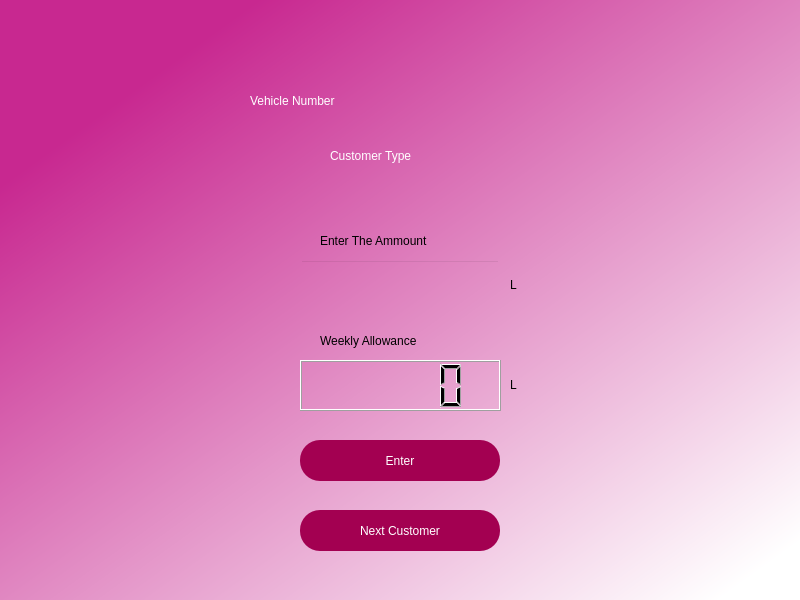
<?xml version="1.0" encoding="UTF-8"?>
<ui version="4.0">
 <class>Dialog</class>
 <widget class="QDialog" name="Dialog">
  <property name="geometry">
   <rect>
    <x>0</x>
    <y>0</y>
    <width>800</width>
    <height>600</height>
   </rect>
  </property>
  <property name="windowTitle">
   <string>Dialog</string>
  </property>
  <property name="styleSheet">
   <string notr="true"/>
  </property>
  <widget class="QWidget" name="widget" native="true">
   <property name="geometry">
    <rect>
     <x>0</x>
     <y>0</y>
     <width>800</width>
     <height>600</height>
    </rect>
   </property>
   <property name="styleSheet">
    <string notr="true">QWidget#widget{
background-color: qlineargradient(spread:pad, x1:0, y1:0, x2:0.942591, y2:0.977, stop:0.164773 rgba(200, 40, 144, 255), stop:0.988636 rgba(255, 255, 255, 255))}

</string>
   </property>
   <widget class="QLabel" name="number_label">
    <property name="geometry">
     <rect>
      <x>250</x>
      <y>70</y>
      <width>300</width>
      <height>61</height>
     </rect>
    </property>
    <property name="styleSheet">
     <string notr="true">
font: 36pt &quot;Poor Richard&quot;;
color: rgb(255, 255, 255);</string>
    </property>
    <property name="text">
     <string>Vehicle Number</string>
    </property>
   </widget>
   <widget class="QLCDNumber" name="lcdsuper">
    <property name="geometry">
     <rect>
      <x>300</x>
      <y>360</y>
      <width>201</width>
      <height>51</height>
     </rect>
    </property>
    <property name="styleSheet">
     <string notr="true">font: 16pt &quot;MS Shell Dlg 2&quot;;
border-color: rgb(3, 3, 3);</string>
    </property>
   </widget>
   <widget class="QLineEdit" name="line_amount">
    <property name="geometry">
     <rect>
      <x>300</x>
      <y>260</y>
      <width>200</width>
      <height>50</height>
     </rect>
    </property>
    <property name="styleSheet">
     <string notr="true">background-color: rgba(0, 0, 0,0);
font: 14pt &quot;MS Shell Dlg 2&quot;;</string>
    </property>
   </widget>
   <widget class="QLabel" name="label_8">
    <property name="geometry">
     <rect>
      <x>320</x>
      <y>230</y>
      <width>160</width>
      <height>21</height>
     </rect>
    </property>
    <property name="styleSheet">
     <string notr="true">color: rgb(0, 0, 0);

font: 16pt &quot;Poor Richard&quot;;
</string>
    </property>
    <property name="text">
     <string>Enter The Ammount</string>
    </property>
    <property name="scaledContents">
     <bool>false</bool>
    </property>
    <property name="wordWrap">
     <bool>false</bool>
    </property>
   </widget>
   <widget class="QPushButton" name="next_Button">
    <property name="geometry">
     <rect>
      <x>300</x>
      <y>440</y>
      <width>200</width>
      <height>41</height>
     </rect>
    </property>
    <property name="styleSheet">
     <string notr="true">border-radius:20px;
font: 19pt &quot;Poor Richard&quot;;
color: rgb(255, 255, 255);
background-color: rgb(163, 0, 81);</string>
    </property>
    <property name="text">
     <string>Enter</string>
    </property>
   </widget>
   <widget class="QLabel" name="cust_label">
    <property name="geometry">
     <rect>
      <x>330</x>
      <y>140</y>
      <width>150</width>
      <height>31</height>
     </rect>
    </property>
    <property name="styleSheet">
     <string notr="true">font: 75 36pt &quot;MS Shell Dlg 2&quot;;
font: 20pt &quot;Poor Richard&quot;;
color: rgb(255, 255, 255);</string>
    </property>
    <property name="text">
     <string>Customer Type</string>
    </property>
   </widget>
   <widget class="QLabel" name="name_label">
    <property name="geometry">
     <rect>
      <x>10</x>
      <y>170</y>
      <width>781</width>
      <height>31</height>
     </rect>
    </property>
    <property name="styleSheet">
     <string notr="true">font: 75 36pt &quot;MS Shell Dlg 2&quot;;
font: 16pt &quot;Poor Richard&quot;;
color: rgb(255, 255, 255);</string>
    </property>
    <property name="text">
     <string/>
    </property>
   </widget>
   <widget class="QLabel" name="label_9">
    <property name="geometry">
     <rect>
      <x>320</x>
      <y>330</y>
      <width>160</width>
      <height>21</height>
     </rect>
    </property>
    <property name="styleSheet">
     <string notr="true">color: rgb(0, 0, 0);

font: 16pt &quot;Poor Richard&quot;;
</string>
    </property>
    <property name="text">
     <string>Weekly Allowance </string>
    </property>
    <property name="scaledContents">
     <bool>false</bool>
    </property>
    <property name="wordWrap">
     <bool>false</bool>
    </property>
   </widget>
   <widget class="QLabel" name="label_10">
    <property name="geometry">
     <rect>
      <x>510</x>
      <y>260</y>
      <width>50</width>
      <height>50</height>
     </rect>
    </property>
    <property name="styleSheet">
     <string notr="true">color: rgb(0, 0, 0);

font: 36pt &quot;Poor Richard&quot;;
</string>
    </property>
    <property name="text">
     <string>L</string>
    </property>
    <property name="scaledContents">
     <bool>false</bool>
    </property>
    <property name="wordWrap">
     <bool>false</bool>
    </property>
   </widget>
   <widget class="QLabel" name="label_11">
    <property name="geometry">
     <rect>
      <x>510</x>
      <y>360</y>
      <width>50</width>
      <height>50</height>
     </rect>
    </property>
    <property name="styleSheet">
     <string notr="true">color: rgb(0, 0, 0);

font: 36pt &quot;Poor Richard&quot;;
</string>
    </property>
    <property name="text">
     <string>L</string>
    </property>
    <property name="scaledContents">
     <bool>false</bool>
    </property>
    <property name="wordWrap">
     <bool>false</bool>
    </property>
   </widget>
   <widget class="QPushButton" name="new_button">
    <property name="geometry">
     <rect>
      <x>300</x>
      <y>510</y>
      <width>200</width>
      <height>41</height>
     </rect>
    </property>
    <property name="styleSheet">
     <string notr="true">border-radius:20px;
font: 19pt &quot;Poor Richard&quot;;
color: rgb(255, 255, 255);
background-color: rgb(163, 0, 81);</string>
    </property>
    <property name="text">
     <string>Next Customer</string>
    </property>
   </widget>
  </widget>
 </widget>
 <resources/>
 <connections/>
</ui>
